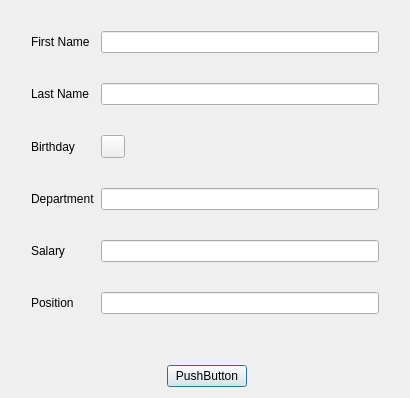
<?xml version="1.0" encoding="UTF-8"?>
<ui version="4.0">
 <class>Dialog</class>
 <widget class="QDialog" name="Dialog">
  <property name="geometry">
   <rect>
    <x>0</x>
    <y>0</y>
    <width>410</width>
    <height>398</height>
   </rect>
  </property>
  <property name="windowTitle">
   <string>Dialog</string>
  </property>
  <layout class="QGridLayout" name="gridLayout">
   <item row="0" column="0" colspan="3">
    <layout class="QFormLayout" name="formLayout">
     <property name="verticalSpacing">
      <number>30</number>
     </property>
     <property name="leftMargin">
      <number>20</number>
     </property>
     <property name="topMargin">
      <number>20</number>
     </property>
     <property name="rightMargin">
      <number>20</number>
     </property>
     <property name="bottomMargin">
      <number>20</number>
     </property>
     <item row="0" column="0">
      <widget class="QLabel" name="firstNameLabel">
       <property name="text">
        <string>First Name</string>
       </property>
      </widget>
     </item>
     <item row="0" column="1">
      <widget class="QLineEdit" name="firstNameLineEdit"/>
     </item>
     <item row="1" column="0">
      <widget class="QLabel" name="lastNameLabel">
       <property name="text">
        <string>Last Name</string>
       </property>
      </widget>
     </item>
     <item row="1" column="1">
      <widget class="QLineEdit" name="lastNameLineEdit"/>
     </item>
     <item row="2" column="0">
      <widget class="QLabel" name="birthdayLlabel">
       <property name="text">
        <string>Birthday</string>
       </property>
      </widget>
     </item>
     <item row="2" column="1">
      <widget class="QToolButton" name="toolButton">
       <property name="text">
        <string/>
       </property>
      </widget>
     </item>
     <item row="3" column="0">
      <widget class="QLabel" name="departmentLabel">
       <property name="text">
        <string>Department</string>
       </property>
      </widget>
     </item>
     <item row="3" column="1">
      <widget class="QLineEdit" name="departmentLineEdit"/>
     </item>
     <item row="4" column="0">
      <widget class="QLabel" name="salaryLabel">
       <property name="text">
        <string>Salary</string>
       </property>
      </widget>
     </item>
     <item row="4" column="1">
      <widget class="QLineEdit" name="salaryLineEdit"/>
     </item>
     <item row="5" column="0">
      <widget class="QLabel" name="positionLabel">
       <property name="text">
        <string>Position</string>
       </property>
      </widget>
     </item>
     <item row="5" column="1">
      <widget class="QLineEdit" name="positionLineEdit"/>
     </item>
    </layout>
   </item>
   <item row="1" column="0">
    <spacer name="horizontalSpacer">
     <property name="orientation">
      <enum>Qt::Horizontal</enum>
     </property>
     <property name="sizeHint" stdset="0">
      <size>
       <width>152</width>
       <height>20</height>
      </size>
     </property>
    </spacer>
   </item>
   <item row="1" column="1">
    <widget class="QPushButton" name="saveButton">
     <property name="text">
      <string>PushButton</string>
     </property>
    </widget>
   </item>
   <item row="1" column="2">
    <spacer name="horizontalSpacer_2">
     <property name="orientation">
      <enum>Qt::Horizontal</enum>
     </property>
     <property name="sizeHint" stdset="0">
      <size>
       <width>147</width>
       <height>20</height>
      </size>
     </property>
    </spacer>
   </item>
  </layout>
 </widget>
 <resources/>
 <connections/>
</ui>
